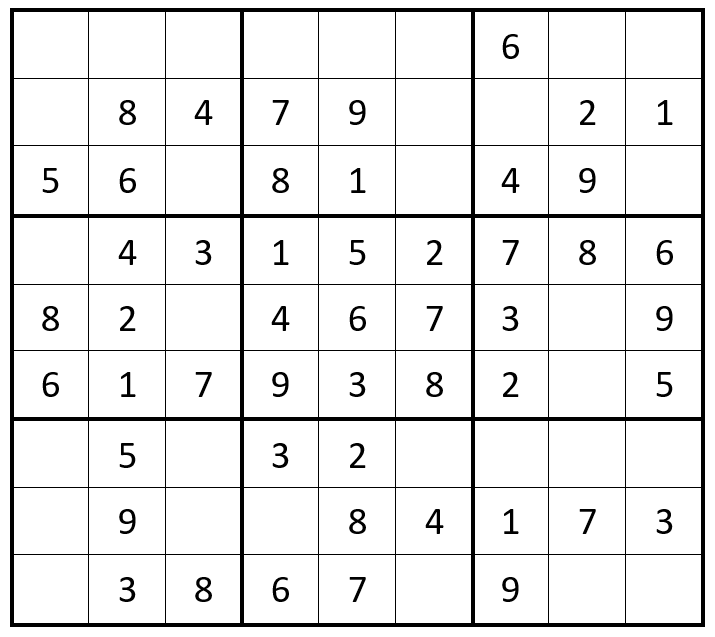
%> input picture dataset/easy_3.png, 715 x 637 px
$ octave main.m   (GNU Octave 9; MATLAB toolbox functions it lacks are replaced by stand-ins)
%> lines starting %> are read from the running program, lines starting %| are printed output that depends on the picture
### game_detect/find_closest_corners.m
function closest_corners = find_closest_corners(image)
    % FIND_CLOSEST_CORNERS finds the four corners of the Sudoku grid closest to
    % the corners of the input image.
    %
    %   closest_corners = FIND_CLOSEST_CORNERS(image) takes an input image and
    %   returns an array containing the positions of the four corners closest
    %   to the corners of the image.
    %
    %   Input:
    %   - image: Input image containing the Sudoku puzzle.
    %
    %   Output:
    %   - closest_corners: Array containing the positions of the four corners
    %     closest to the corners of the image.
    %
    %   Example:
    %   image_path = 'path/to/your/image.png'; % Provide the path to your image
    %   image = imread(image_path);
    %
    %   closest_corners = find_closest_corners(image);
    %   disp(closest_corners.Location); % Display the positions of the closest corners

    % Step 1: Preprocess the image
    gray_image = rgb2gray(image);

    % Step 2: Detect corners using the Harris corner detector
    corners = detectHarrisFeatures(gray_image);

    % Step 3: Find corners closest to image corners
    image_size = size(image);
    image_corners = [1, 1; 1, image_size(2); image_size(1), 1; image_size(1), image_size(2)];

    % Compute distances between each corner and image corners
    num_corners = size(corners.Location, 1);
    corner_distances = zeros(num_corners, 4);

    for j = 1:4
        corner_distances(:, j) = sqrt(sum((corners.Location - image_corners(j, :)).^2, 2));
    end

    % Find the closest corner to each image corner
    [~, closest_indices] = min(corner_distances, [], 1);

    % Select the closest corners
    closest_corners = corners(closest_indices);
end

### game_detect/crop_sudoku_grid.m
function sudoku_grid = crop_sudoku_grid(image, colturi)
    % CROP_SUDOKU_GRID crops the Sudoku grid from the input image using the
    % provided corner coordinates.
    %
    %   sudoku_grid = CROP_SUDOKU_GRID(image, corners) takes an input image
    %   and the corner coordinates of the Sudoku grid, performs perspective
    %   transformation, and returns a cropped image containing only the
    %   Sudoku grid.
    %
    %   Input:
    %   - image: Input image containing the Sudoku puzzle.
    %   - corners: Corner coordinates of the Sudoku grid obtained from
    %     find_closest_corners function.
    %
    %   Output:
    %   - sudoku_grid: Cropped image containing only the Sudoku grid.

    % calculeaza dimensiunea gridului
    x=colturi.Location(4,1)-colturi.Location(1,1);
    y=colturi.Location(4,2)-colturi.Location(1,2);

    initial= colturi.Location;
    final= [1 1 ; 1 y; x 1; x y];

    TF = fitgeotrans(initial, final,'projective');
    outview = imref2d(size(image));
    sudoku_grid = imwarp(image,TF,'fillvalues',0,'outputview',outview);

    x=int16(x);
    y=int16(y);
    sudoku_grid=imcrop(sudoku_grid,[1 1 x y]);
end

### game_detect/extract_sudoku_cells.m
function sudoku_grid = extract_sudoku_cells(image)
    % EXTRACT_SUDOKU_CELLS extracts each cell from the Sudoku grid for OCR.
    %
    %   sudoku_grid = EXTRACT_SUDOKU_CELLS(image, corners) takes an input
    %   image containing the Sudoku puzzle and the corners of the grid, and
    %   returns a 9x9 matrix representing each cell of the grid for OCR
    %   processing.
    %
    %   Input:
    %   - image: Input image containing the Sudoku puzzle.
    %   - corners: Array containing the positions of the four corners of the
    %     Sudoku grid.
    %
    %   Output:
    %   - sudoku_grid: 9x9 matrix representing each cell of the Sudoku grid
    %     for OCR processing.

    % Step 1: Preprocess the image
    image = rgb2gray(image);

    % Get image dimensions
    [rows, cols, ~] = size(image);

    % Determine size of subimages
    subRows = floor(rows / 9);
    subCols = floor(cols / 9);

    % Initialize cell array to store subimages
    subimages = cell(9, 9);

    % Loop to divide the image into subimages
    for i = 1:9
        for j = 1:9
            % Calculate the starting and ending row and column indices for the subimage
            startRow = (i - 1) * subRows + 1;
            endRow = min(i * subRows, rows);
            startCol = (j - 1) * subCols + 1;
            endCol = min(j * subCols, cols);

            % Extract the subimage
            subimages{i, j} = image(startRow:endRow, startCol:endCol, :);
        end
    end

    sudoku_grid= subimages;
end

### ocrRead/folderRead.m
function [matrice] = folderRead(folderPath)
%FOLDERREAD Reads OCR data from images in a folder and stores it in a matrix.
%   This function reads OCR (Optical Character Recognition) data from all images
%   in the specified folder and stores the extracted numeric values in a 9x9 matrix.
%   The images in the folder are assumed to represent a 9x9 grid, with each grid
%   cell containing a single numeric value. The function applies OCR to extract
%   the numeric values from each image and stores them in the matrix, row by row.
%
%   Inputs:
%   - folderPath: A string specifying the path to the folder containing the images.
%
%   Outputs:
%   - matrice: A 9x9 matrix containing the OCR-extracted numeric values from the
%              images. Empty grid cells in the images are represented by zeros in
%              the matrix.
%
%   Example:
%       folderPath = 'path/to/your/folder';
%       matrice = folderRead(folderPath);
%
%   Notes:
%   - The function expects the images in the folder to be in PNG format. Modify
%     the file extension in the 'dir' function call to match the format of your images.
%   - The function assumes that there are exactly 81 images in the folder, each
%     representing a single cell in a 9x9 grid.
%   - The OCR region of interest (ROI) is defined as the center 80% of each image.
%   - OCR is performed using default settings, with the character set limited to
%     digits (1-9) for Sudoku puzzle cells.
%   - If the folder does not contain exactly 81 images, the function displays an
%     error message ('EROARE') and returns an empty matrix.
%
%   See also: ocr, imbinarize, imread, dir

% Author: Cosa Andrei Valeriu
% Date: 25.04.2024

% Get a list of all files in the folder
fileList = dir(fullfile(folderPath, '*.png')); % Change '*.png' to the appropriate file extension

% Check if there are exactly 81 files in the folder
if numel(fileList) ~= 81
    disp('EROARE');
    matrice = [];
    return;
end

% Initialize a matrix to store OCR results
matrice = zeros(9, 9);


% Loop through each file
parfor i = 1:numel(fileList)
    % Get the file name
    fileName = fileList(i).name;

    % Read the image
    imagePath = fullfile(folderPath, fileName);
    img = imread(imagePath);

    % Get the size of the image
    [height, width, ~] = size(img);

    % Define the ROI (centered 80% of the image)
    roiWidth = width * 0.8;
    roiHeight = height * 0.8;
    roiX = (width - roiWidth) / 2;
    roiY = (height - roiHeight) / 2;
    roi = [roiX, roiY, roiWidth, roiHeight];

    % Perform OCR on the specified region
    ocrResults = ocr(imbinarize(img), roi,"LayoutAnalysis","block","CharacterSet","123456789");

    % Get the text from OCR results
    ocrText = ocrResults.Text;

    % Convert OCR text to numbers
    if ~isempty(ocrText)
        matrice(i) = str2double(ocrText);
    end

    if matrice(i) > 9 || isequal(matrice(i), NaN)
        matrice(i) = 0;
    end
end

end

### algorithm/solveSudoku.m
function matrix = solveSudoku(grid)
    % Cautam o pozitie necompletata
    [row, col] = find(grid == 0, 1);

    % Daca matricea este completata, return
    if isempty(row) & isempty(col)
        matrix = grid;
        return;
    end

    % Cautam numarul ce se potriveste pe pozitia gasita la find
    for num = 1:9
        % Verificam ce nr se potriveste pe pozitia identificata
        if isSafe(grid, row, col, num)
            % Assignam nr identificat pozitiei din matrice
            grid(row, col) = num;

            % continuam in mod recursiv pt toata matricea
            matrix = solveSudoku(grid);

            % conditie de stop pt recursivitate
            if ~isempty(matrix)
                return;
            end
            % Daca am ajuns aici inseamna nu sunt suficiente valori in grid
            grid(row, col) = 0;
        end
    end
    % Fail
    matrix = [];
end

### main.m
close all;
clear;
clc;
tic;

addpath("algorithm\");
addpath("image_acquisition\");
addpath("game_detect\");
addpath("ocrRead\");
addpath("dataset\");

% Achizitionarea imaginii folosind camera web
%imagine = img_acquisition();
%figure; imshow(imagine);

% Matrice de test
matrice = [3, 0, 6, 5, 0, 8, 4, 0, 0;
           5, 2, 0, 0, 0, 0, 0, 0, 0;
           0, 8, 7, 0, 0, 0, 0, 3, 1;
           0, 0, 3, 0, 1, 0, 0, 8, 0;
           9, 0, 0, 8, 6, 3, 0, 0, 5;
           0, 5, 0, 0, 9, 0, 6, 0, 0;
           1, 3, 0, 0, 0, 0, 2, 5, 0;
           0, 0, 0, 0, 0, 0, 0, 7, 4;
           0, 0, 5, 2, 0, 6, 3, 0, 0];

image = imread("dataset\easy_3.png");
%> image is the input picture: size 637x715x3 uint8; min 0, max 255, mean 234.6

colturi=find_closest_corners(image);
%> in find_closest_corners, `corners = detectHarrisFeatures(gray_image);`: corners = 563 points; strongest (x, y): (132, 265), (208, 125), (285, 331), (439, 534), (515, 193)
%> in find_closest_corners, `num_corners = size(corners.Location, 1);`: num_corners = 563
%> after the loop in find_closest_corners, `for j = 1:4`: corner_distances = 563 rows, first 8: [12.81 706.1 626.1 943.6; 626.1 88.57 885.3 632.2; 18.44 702.1 622.1 937.9; 79.25 636.2 626.9 889.6; 145.7 569.2 638.7 843; 213.5 501.2 657.5 798.7; 218.4 496.2 659.1 795.6; 284.3 430.2 683.8 756.2]
%> in find_closest_corners, `[~, closest_indices] = min(corner_distances, [], 1);`: closest_indices = [1 2 494 505]
%> in find_closest_corners, `closest_corners = corners(closest_indices);`: closest_corners = 4 points; (x, y): (626, 13), (626, 623), (11, 9), (11, 627)
%> colturi has the same summary as closest_corners in find_closest_corners

doarS=crop_sudoku_grid(image, colturi);
%> in crop_sudoku_grid, `x=colturi.Location(4,1)-colturi.Location(1,1);`: x = 615
%> in crop_sudoku_grid, `y=colturi.Location(4,2)-colturi.Location(1,2);`: y = 614
%> in crop_sudoku_grid, `initial= colturi.Location;`: initial = [11 9; 11 627; 626 13; 626 623]
%> in crop_sudoku_grid, `final= [1 1 ; 1 y; x 1; x y];`: final = [1 1; 1 614; 615 1; 615 614]
%> in crop_sudoku_grid, `TF = fitgeotrans(initial, final,'projective');`: TF = transform with T = [0.985 -0.00647 -2.1e-05; 4.59e-20 0.992 -4.67e-21; -9.84 -7.85 1]
%> in crop_sudoku_grid, `sudoku_grid = imwarp(image,TF,'fillvalues',0,'outputview',outview);`:
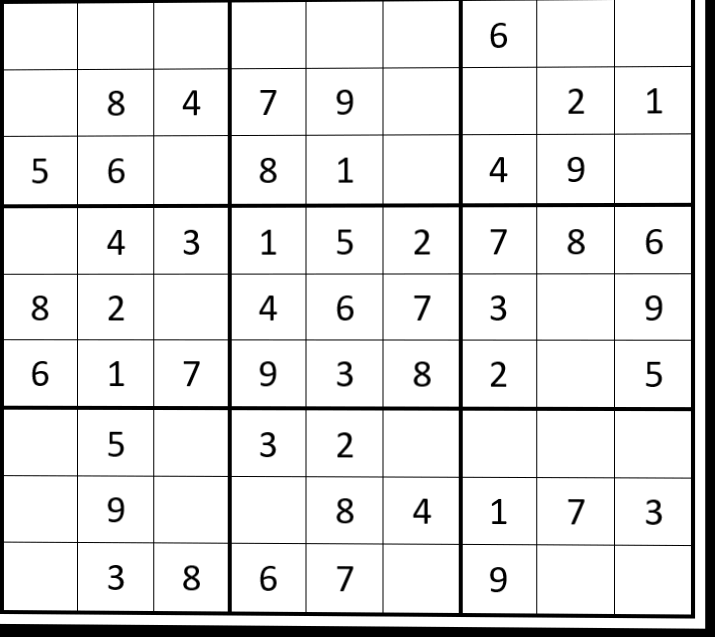
%> sudoku_grid: size 637x715x3 uint8; min 0, max 255, mean 227.8
%> in crop_sudoku_grid, `sudoku_grid=imcrop(sudoku_grid,[1 1 x y]);`:
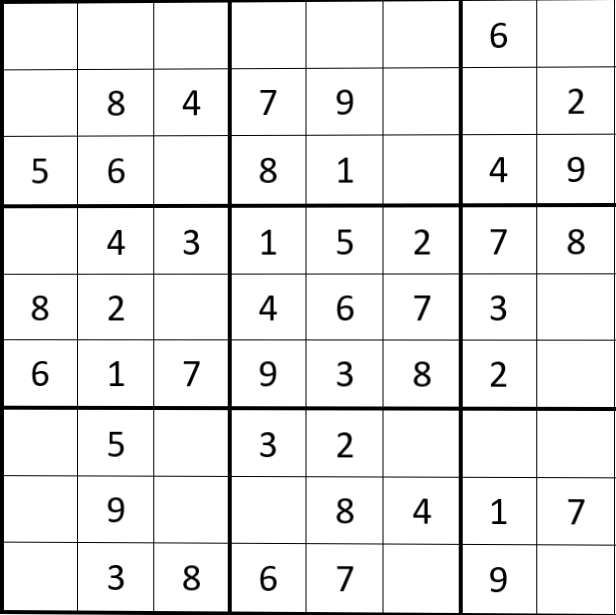
%> sudoku_grid: size 615x616x3 uint8; min 0, max 255, mean 235.2

inputOCR=extract_sudoku_cells(doarS);
%> after the loop in extract_sudoku_cells, `for i = 1:9`: subimages = 81 items
%> inputOCR = 81 items

folderPath="input_OCR\";

files = dir(fullfile(folderPath, '*'));
for i = 1:length(files)
    if ~files(i).isdir
        delete(fullfile(folderPath, files(i).name));
    end
end

% Iterate over subimages and save them
for i = 1:9
    for j = 1:9
        % Generate filename
        filename = sprintf('subimage_%d_%d.png', i, j);

        % Construct full file path
        fullFilePath = fullfile(folderPath, filename);

        % Save subimage
        imwrite(inputOCR{i, j}, fullFilePath);
    end
end
%> this loop made 9 passes
%> pass 1, `for j = 1:9  filename = sprintf('subimage_%d_%d.png', i, j);   fullFil..`:
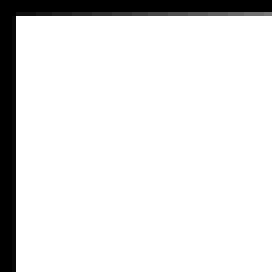
%> saved as subimage_1_1.png: size 68x68 uint8 (shown 4 times larger); min 0, max 255, mean 226.9
%> pass 1, `for j = 1:9  filename = sprintf('subimage_%d_%d.png', i, j);   fullFil..`:
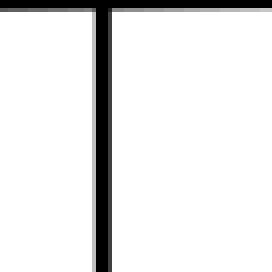
%> saved as subimage_1_4.png: size 68x68 uint8 (shown 4 times larger); min 0, max 255, mean 231.4

% Iterate over subimages and save them
for i = 1:9
    for j = 1:9
        % Generate filename
        filename = sprintf('subimage_%d_%d.png', i, j);

        % Construct full file path
        fullFilePath = fullfile(folderPath, filename);

        % Save subimage
        imwrite(inputOCR{i, j}, fullFilePath);
    end
end
%> this loop made 9 passes
%> pass 1, `for j = 1:9  filename = sprintf('subimage_%d_%d.png', i, j);   fullFil..`:
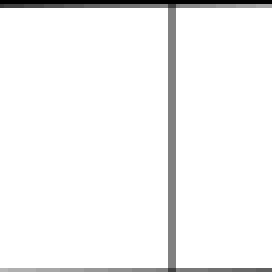
%> saved as subimage_1_6.png: size 68x68 uint8 (shown 4 times larger); min 0, max 255, mean 243.8
%> pass 1, `for j = 1:9  filename = sprintf('subimage_%d_%d.png', i, j);   fullFil..`:
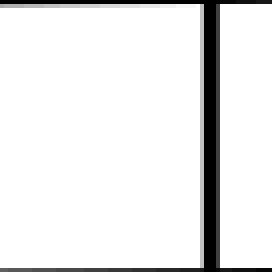
%> saved as subimage_1_7.png: size 68x68 uint8 (shown 4 times larger); min 0, max 255, mean 233.2
%> pass 1, `for j = 1:9  filename = sprintf('subimage_%d_%d.png', i, j);   fullFil..`:
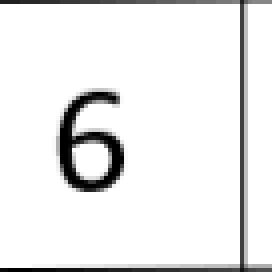
%> saved as subimage_1_8.png: size 68x68 uint8 (shown 4 times larger); min 0, max 255, mean 235.2

matrice=folderRead(folderPath);

solved_matrix = solveSudoku(matrice');

disp("Intrare: ");
disp(matrice');
disp("Iesire");
disp(solved_matrix);

elapsedTime = toc;
fprintf('Execution time: %.2f seconds\n', elapsedTime);

$ run again, with dataset/easy_1.png copied over dataset/easy_3.png
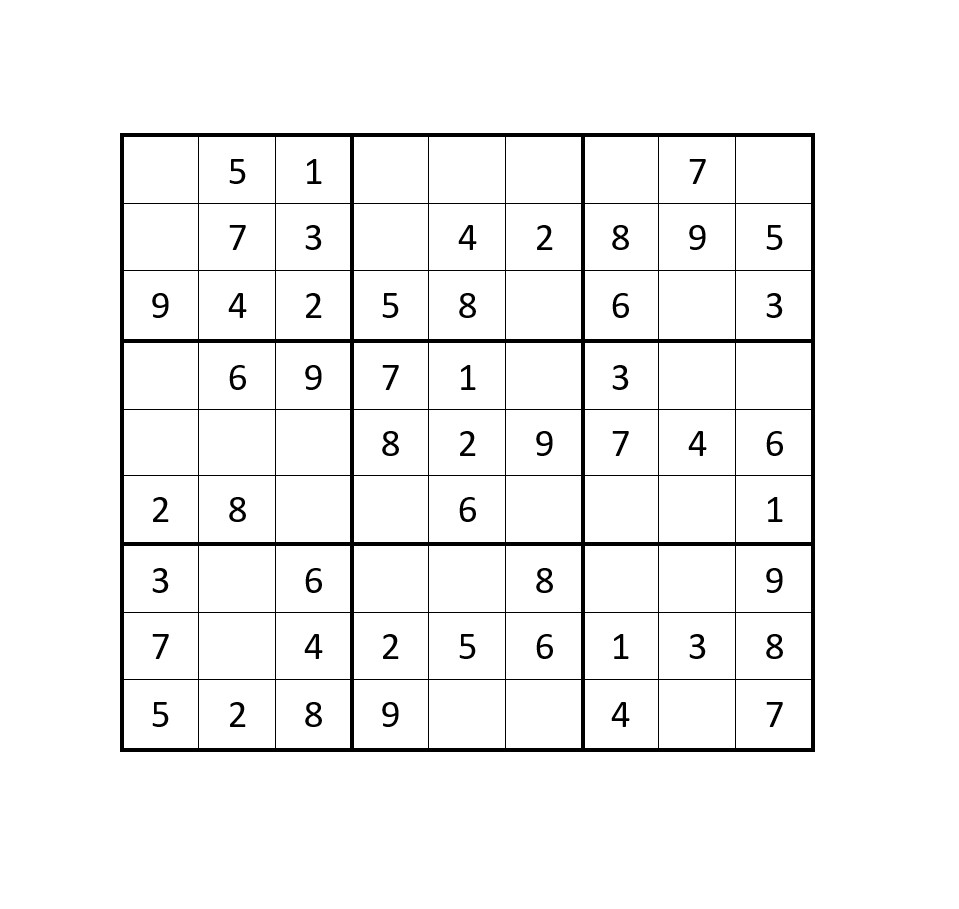
%> input picture dataset/easy_1.png, 959 x 909 px
%> image is the input picture: size 909x959x3 uint8; min 0, max 255, mean 244.3
%> corners = 563 points; strongest (x, y): (242, 318), (318, 659), (472, 250), (625, 727), (702, 456)
%> num_corners = 563
%> after the loop in find_closest_corners, `for j = 1:4`: corner_distances = 563 rows, first 8: [179.1 833.7 799.1 1140.9; 760.5 239.3 1088.6 814.7; 184.8 830.3 795.9 1135.2; 237.9 765.1 809.9 1088.4; 297.1 699.1 829.2 1043.1; 360 632.3 853.8 999.5; 364.7 627.4 855.7 996.4; 427.4 562.8 884.3 957.1]
%> closest_indices = [1 2 562 563]
%> closest_corners = 4 points; (x, y): (121, 134), (121, 752), (815, 134), (815, 752)
%> colturi has the same summary as closest_corners in find_closest_corners
%> x = 694
%> y = 618
%> initial = [121 134; 121 752; 815 134; 815 752]
%> final = [1 1; 1 618; 694 1; 694 618]
%> TF = transform with T = [0.999 0 0; 0 0.998 0; -119.8 -132.8 1]
%> in crop_sudoku_grid, `sudoku_grid=imcrop(sudoku_grid,[1 1 x y]);`:
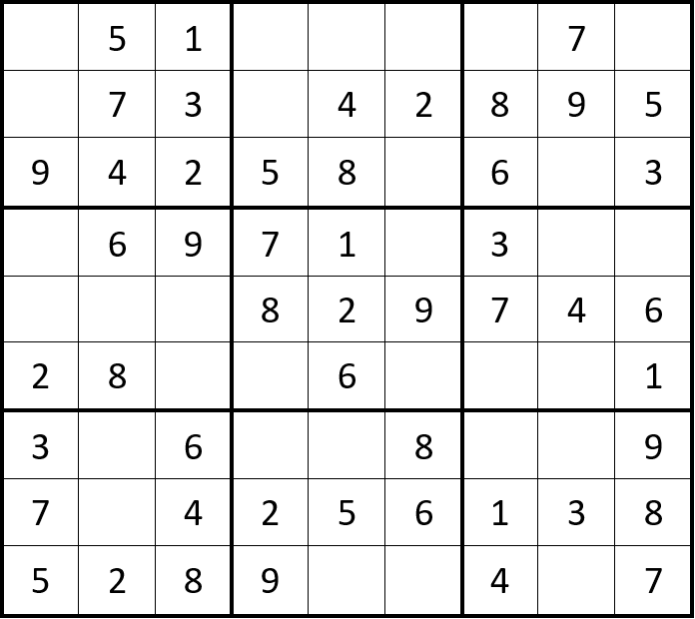
%> sudoku_grid: size 619x695x3 uint8; min 0, max 255, mean 233.5
%> image: size 619x695 uint8
%> after the loop in extract_sudoku_cells, `for i = 1:9`: subimages = 81 items
%> the loop `for i = 1:9` made 9 passes
%> pass 1, `for j = 1:9  filename = sprintf('subimage_%d_%d.png', i, j);   fullFil..`:
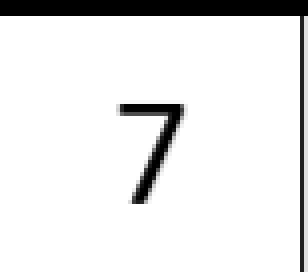
%> saved as subimage_1_8.png: size 68x77 uint8 (shown 4 times larger); min 0, max 255, mean 231.1

$ run again, with dataset/easy_2.png copied over dataset/easy_3.png
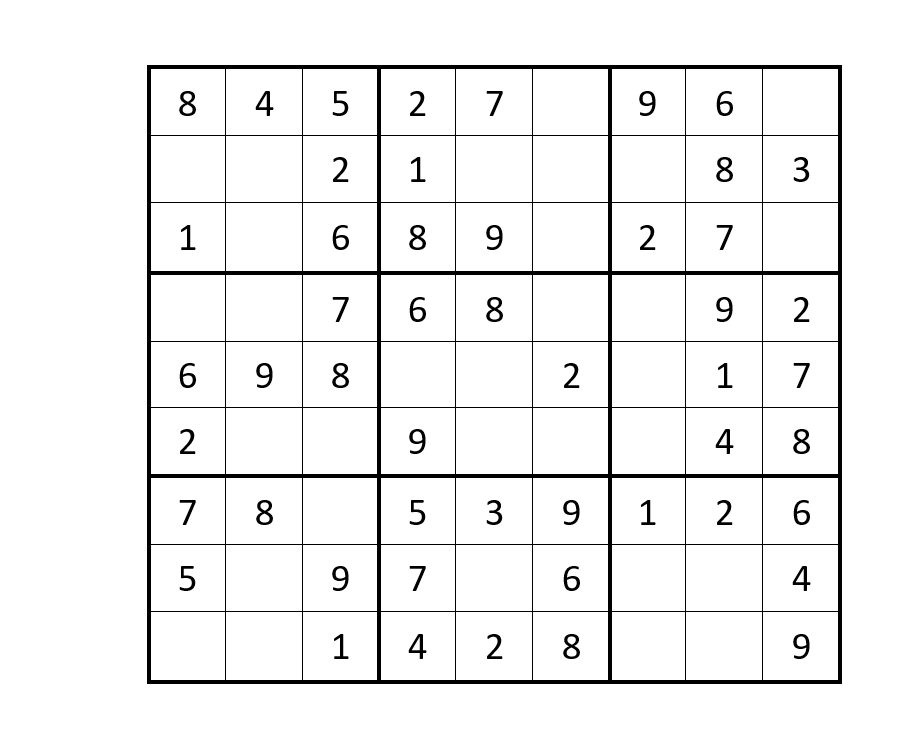
%> input picture dataset/easy_2.png, 909 x 751 px
%> image is the input picture: size 751x909x3 uint8; min 0, max 255, mean 241.4
%> corners = 563 points; strongest (x, y): (269, 116), (422, 659), (729, 454), (806, 591), (272, 109)
%> num_corners = 563
%> after the loop in find_closest_corners, `for j = 1:4`: corner_distances = 563 rows, first 8: [160.7 855.7 606.5 1036.5; 698.6 268.8 911.1 643.6; 166 852.5 603 1030.9; 202.5 787.6 614 977.9; 252.2 722 632.1 925.9; 309.4 655.6 657 875.1; 313.7 650.8 659.1 871.5; 372.9 586.8 689.3 824.8]
%> closest_indices = [1 2 479 490]
%> closest_corners = 4 points; (x, y): (763, 70), (763, 680), (148, 66), (148, 684)
%> colturi has the same summary as closest_corners in find_closest_corners
%> x = 615
%> y = 614
%> initial = [148 66; 148 684; 763 70; 763 680]
%> final = [1 1; 1 614; 615 1; 615 614]
%> TF = transform with T = [0.982 -0.00645 -2.1e-05; 5.59e-17 0.989 -7.57e-20; -144.4 -63.31 1]
%> in crop_sudoku_grid, `sudoku_grid=imcrop(sudoku_grid,[1 1 x y]);`:
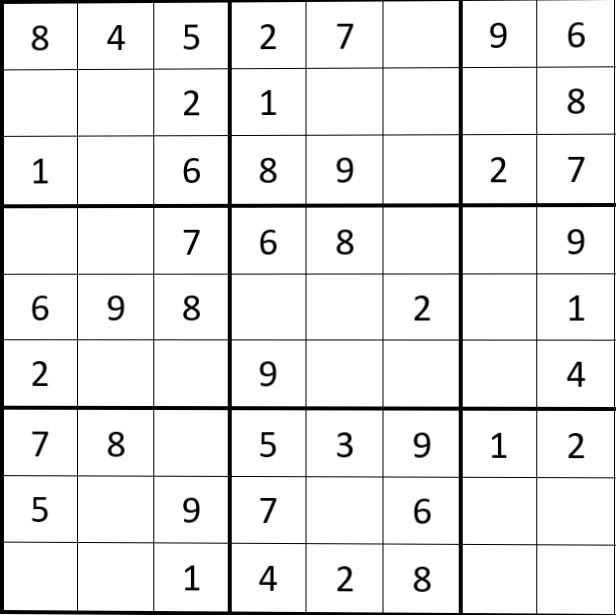
%> sudoku_grid: size 615x616x3 uint8; min 0, max 255, mean 235.4
%> image: size 615x616 uint8
%> after the loop in extract_sudoku_cells, `for i = 1:9`: subimages = 81 items
%> the loop `for i = 1:9` made 9 passes
%> pass 1, `for j = 1:9  filename = sprintf('subimage_%d_%d.png', i, j);   fullFil..`:
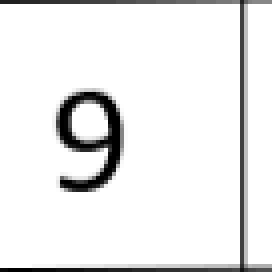
%> saved as subimage_1_8.png: size 68x68 uint8 (shown 4 times larger); min 0, max 255, mean 235.1
